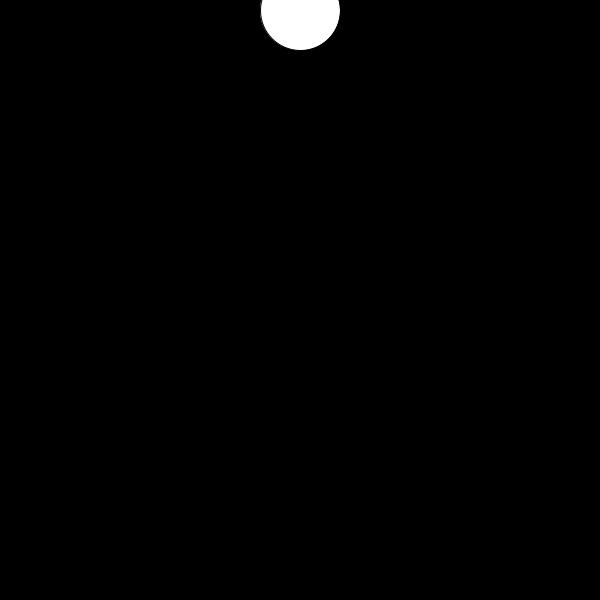
Frame 1 (no input)
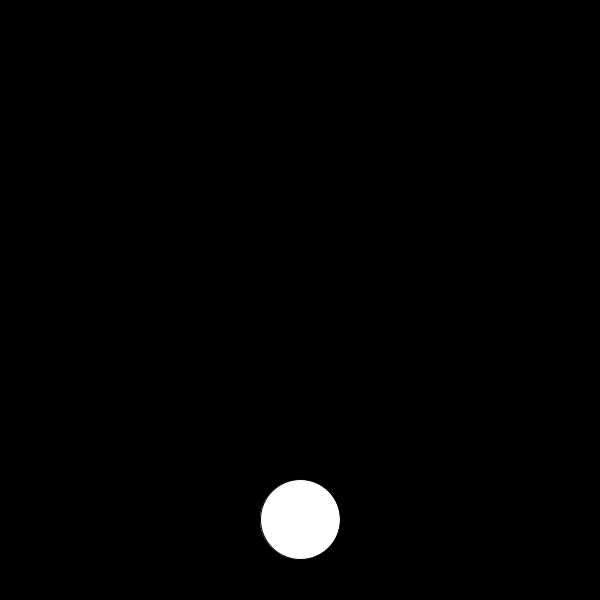
Frame 60 (the mouse pressed at the canvas centre just before this capture)
Frame 120 (the mouse held since frame 60 and released just before this capture): identical to frame 60, image omitted

The Processing sketch that drew these frames (run headless with seeded random() and noise(); from frame 60 on, the mouse is pressed at the canvas centre):

// Processing sketch: sketch_02
// ── sketch_02.pde
void setup() {
  size(600, 600);
}

void draw() {
  float x = width/2;
  background(0, 0, 0);
  ellipseMode(CENTER);
  float y = sin(TWO_PI *frameCount/360)*height;
  float d = dist(x, y, mouseX, mouseY);
  if (mousePressed == true && d < 80) {
    x = sin(TWO_PI *frameCount/360)*height;
    y = height/2;
  }
  ellipse(x, y, 80, 80);
}

//void mousePressed(){
//}
